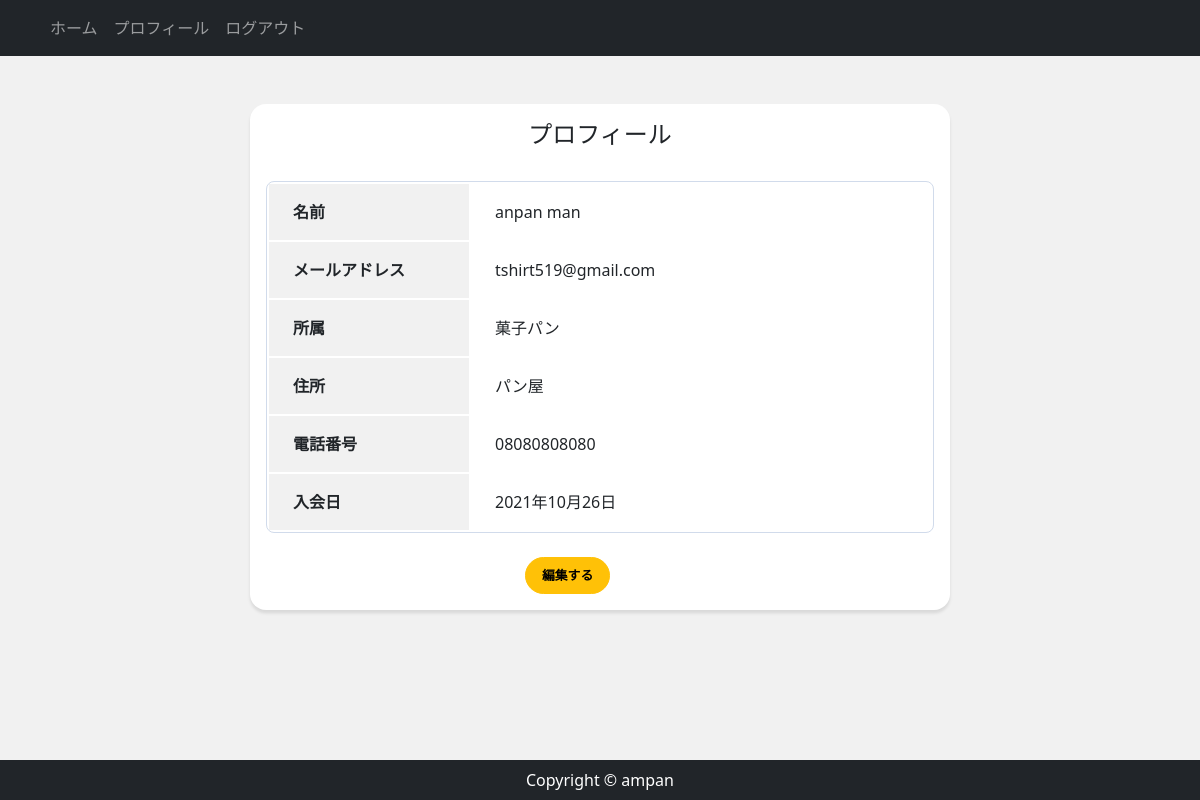
Page /accounts/profile/ (signed in) on the committed database.
### accounts/models.py (models this page shows, shortened)
class CustomUser(AbstractBaseUser, PermissionsMixin):
    email = models.EmailField('メールアドレス', unique=True)
    first_name = models.CharField('姓', max_length=30, blank=True)
    last_name = models.CharField('名', max_length=30, blank=True)
    department = models.CharField('所属', max_length=30, blank=True)
    address = models.CharField('住所', max_length=30, blank=True)
    tel = models.CharField('電話番号', max_length=30, blank=True)
    created = models.DateField('入会日', default=timezone.now)
    is_staff = models.BooleanField(
        ('staff status'),
        default=False,
        help_text=('Designates whether the user can log into this admin site.'),
    )
    is_active = models.BooleanField(
        ('active'),
        default=True,
        help_text=(
            'Designates whether this user should be treated as active. '
            'Unselect this instead of deleting accounts.'
        ),
    )
    objects = UserManager()
    EMAIL_FIELD = 'email'
    USERNAME_FIELD = 'email'
    REQUIRED_FIELDS = []
    class Meta:
        verbose_name = ('user')
        verbose_name_plural = ('users')

### accounts/views.py (the view)
# urls.py: path('profile/', views.ProfileView.as_view(), name='profile'),
class ProfileView(LoginRequiredMixin, View):
  def get(self, request, *args, **kwargs):
    user_data = CustomUser.objects.get(id=request.user.id)
    return render(request, 'accounts/profile.html', {
      'user_data': user_data,
    })

### accounts/templates/accounts/profile.html
{% extends 'app/base.html' %}
{% block content %}
<div class="card card-profile my-5 mx-auto">
  <div class="card-body">
    <h5 class="card-title text-center">プロフィール</h5>
    <table class="profile_table mb-4">
      <tbody>
        <tr>
          <th class="header">名前</th>
          <td class="data">{{ user_data.first_name }} {{ user_data.last_name }}</td>
        </tr>
        <tr>
          <th class="header">メールアドレス</th>
          <td class="data">{{ user_data.email }}</td>
        </tr>
        <tr>
          <th class="header">所属</th>
          <td class="data">{{ user_data.department }}</td>
        </tr>
        <tr>
          <th class="header">住所</th>
          <td class="data">{{ user_data.address }}</td>
        </tr>
        <tr>
          <th class="header">電話番号</th>
          <td class="data">{{ user_data.tel }}</td>
        </tr>
        <tr>
          <th class="header">入会日</th>
          <td class="data">{{ user_data.created }}</td>
        </tr>
      </tbody>
    </table>
    <div class="button mx-auto">
      <a href="{% url 'profile_edit' %}" class="btn btn-lg btn-warning btn-block">編集する</a>
    </div>
  </div>
</div>
{% endblock %}

### app/static/css/style.css (style rules this page uses)
* { margin: 0; padding: 0; box-sizing :border-box; }
body { background: #f1f1f1; display: flex; flex-flow: column; min-height: 100vh; }
.card-profile { width: 700px; border: 0; border-radius: 1rem; box-shadow: 0 0.2rem 0.2rem 0 rgba(0, 0, 0, 0.1); }
.button { width: 150px; }
.btn { font-size: 80%; border-radius: 5rem; font-weight: bold; }
.profile_table { width: 100%; border: 1px solid #D1DBEB; border-radius: 8px; border-collapse: separate; overflow: hidden; }
.profile_table .header { width: 200px; padding: 16px 24px; text-align: left; background-color: #f1f1f1; }
.profile_table .data { padding: 16px 24px; }
.card-title { margin-bottom: 2rem; font-size: 1.5rem; }

### rows in the picture
CustomUser: first_name "anpan", last_name "man", email "tshirt519@gmail.com", department "菓子パン", address "パン屋", tel "08080808080", created "2021年10月26日"
